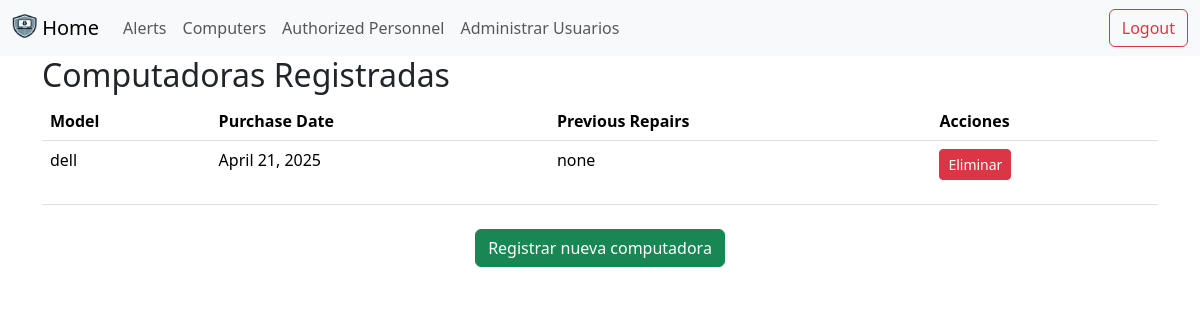
Page /computadoras/ (signed in) on the committed database.
### security/models.py (models this page shows)
class Computer(models.Model):
    model = models.CharField(max_length=100)
    purchase_date = models.DateField()  # 👈 Este debe ser un DateField
    previous_repairs = models.TextField(blank=True, null=True)

### user/views.py (the view)
# urls.py: path('computadoras/', computers_view, name='computadoras'),
def computers_view(request):
    computadoras = Computer.objects.all()  # Obtener todas las computadoras
    return render(request, 'computers.html', {'computadoras': computadoras})

### user/templates/computers.html (shortened to what this page needs)
{% extends 'base.html' %}
{% block content %}
<h2>Computadoras Registradas</h2>
<table class="table">
    <thead>
        <tr>
            <th>Model</th>
            <th>Purchase Date</th>
            <th>Previous Repairs</th>
            <th>Acciones</th>
        </tr>
    </thead>
    <tbody>
        {% for c in computadoras %}
        <tr>
            <td>{{ c.model }}</td>
            <td>{{ c.purchase_date }}</td>
            <td>{{ c.previous_repairs }}</td>
            <td>
                <form action="{% url 'eliminar_computadora' c.id %}" method="POST" onsubmit="return confirm('¿Estás seguro de que deseas eliminar esta computadora?');">
                    <button type="submit" class="btn btn-danger btn-sm">Eliminar</button>
                </form>
            </td>
        </tr>
        {% endfor %}
    </tbody>
</table>
<div class="text-center mt-4">
    <a href="{% url 'registrar_computadora' %}"
       class="btn btn-success"
       title="Ir al formulario de registro de computadora"
       aria-label="Registrar nueva computadora">
       Registrar nueva computadora
    </a>
</div>
{% endblock %}

### rows in the picture
Computer: model "dell", purchase_date "April 21, 2025", previous_repairs "none"
